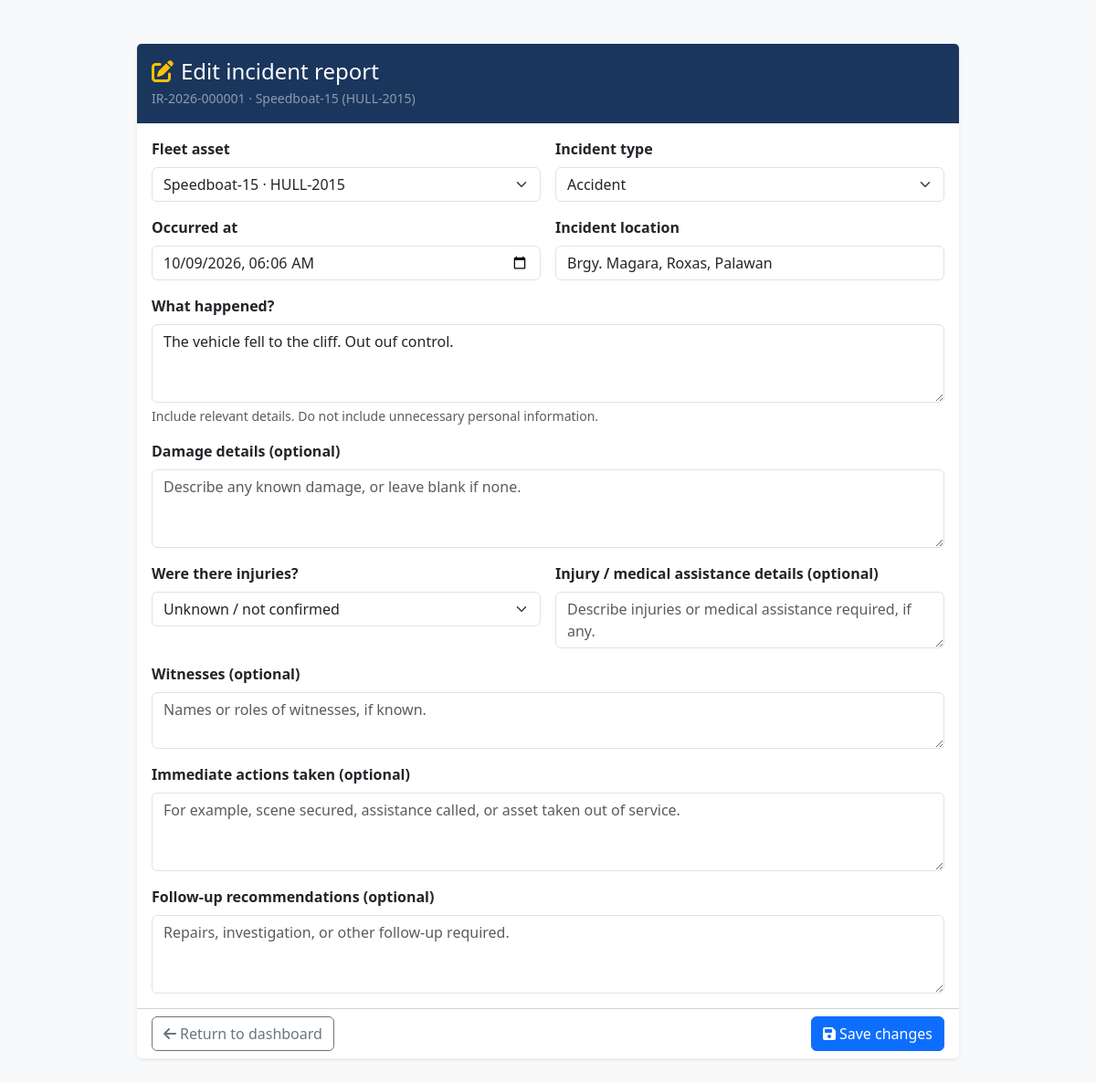
The page /fleet/reports/incidents/1/edit/ (signed in) on the database its author committed.
### fleet/models.py (models this page shows, shortened)
class FleetIncident(models.Model):
    INJURY_STATUS_CHOICES = [
        ('NO', 'No injuries reported'),
        ('YES', 'Injuries reported'),
        ('UNKNOWN', 'Unknown / not confirmed'),
    ]
    INCIDENT_TYPE_CHOICES = [
        ('ACCIDENT', 'Accident'),
        ('COLLISION', 'Collision'),
        ('BREAKDOWN', 'Breakdown during operation'),
        ('DAMAGE', 'Asset or equipment damage'),
        ('SAFETY', 'Safety incident'),
        ('OTHER', 'Other incident'),
    ]
    vehicle = models.ForeignKey(
        Vehicle,
        on_delete=models.PROTECT,
        related_name='incident_reports',
    )
    incident_type = models.CharField(max_length=20, choices=INCIDENT_TYPE_CHOICES)
    occurred_at = models.DateTimeField()
    location = models.CharField(max_length=255)
    description = models.TextField(max_length=2000)
    damage_details = models.TextField(max_length=2000, blank=True)
    injury_status = models.CharField(
        max_length=10,
        choices=INJURY_STATUS_CHOICES,
        default='UNKNOWN',
    )
    injury_details = models.TextField(max_length=2000, blank=True)
    witnesses = models.TextField(max_length=1000, blank=True)
    actions_taken = models.TextField(max_length=2000, blank=True)
    follow_up_recommendations = models.TextField(max_length=2000, blank=True)
    last_assigned_driver = models.CharField(max_length=100, blank=True)
    reported_by = models.ForeignKey(
        User,
        on_delete=models.SET_NULL,
        null=True,
        blank=True,
        related_name='fleet_incident_reports',
    )
    created_at = models.DateTimeField(auto_now_add=True)
    class Meta:
        ordering = ('-occurred_at', '-pk')

class Vehicle(models.Model):
    SCHEDULED_MAINTENANCE_CHOICES = [
        ('TIRES', 'Tire replacement'),
        ('OIL', 'Oil replacement'),
        ('OTHER', 'Other maintenance'),
    ]
    STATUS_CHOICES = [
        ('OPERATIONAL', 'Operational'),
        ('MAINTENANCE', 'Maintenance'),
        ('DEPLOYED', 'Deployed'),
        ('PENDING_DISPOSAL', 'Pending Disposal'),
        ('ARCHIVED', 'Archived'),
    ]
    model_name = models.CharField(max_length=100)
    plate_number = models.CharField(max_length=50, unique=True)
    vehicle_type = models.ForeignKey(VehicleType, on_delete=models.CASCADE)
    hull_type = models.CharField(max_length=100, blank=True)
    length_m = models.DecimalField(max_digits=7, decimal_places=2, blank=True, null=True)
    make = models.CharField(max_length=100, blank=True)
    model_year = models.PositiveSmallIntegerField(blank=True, null=True)
    color = models.CharField(max_length=50, blank=True)
    odometer_km = models.DecimalField(max_digits=10, decimal_places=1, blank=True, null=True)
    passenger_capacity = models.PositiveIntegerField(blank=True, null=True)
    engine_details = models.CharField(max_length=200, blank=True)
    fuel_type = models.CharField(max_length=50, blank=True)
    registration_expiry = models.DateField(blank=True, null=True)
    inspection_expiry = models.DateField(blank=True, null=True)
    status = models.CharField(max_length=50, choices=STATUS_CHOICES, default='OPERATIONAL')
    maintenance_problem = models.CharField(max_length=1000, blank=True)
    maintenance_started_at = models.DateTimeField(null=True, blank=True)
    maintenance_last_assigned_driver = models.CharField(max_length=100, blank=True)
    scheduled_maintenance_type = models.CharField(
        max_length=20,
        choices=SCHEDULED_MAINTENANCE_CHOICES,
        blank=True,
    )
    scheduled_maintenance_date = models.DateField(null=True, blank=True)
    scheduled_maintenance_description = models.CharField(max_length=500, blank=True)
    assigned_driver = models.OneToOneField(
        Driver,
        on_delete=models.SET_NULL,
        null=True,
        blank=True,
        related_name='assigned_vehicle',
    )
    deployment_location = models.CharField(max_length=255, blank=True, null=True)
    deployment_purpose = models.CharField(max_length=255, blank=True, null=True)
    deployment_time = models.DateTimeField(blank=True, null=True)

### fleet/views.py (the view, shortened to what this page needs)
# urls.py: path('fleet/reports/incidents/<int:incident_id>/edit/', views.fleet_edit_incident, name='fleet_edit_incident'),
@login_required
def fleet_edit_incident(request, incident_id):
    if request.method not in {'GET', 'POST'}:
        return HttpResponse("Incident reports can only be edited using the report form.", status=405)
    permissions = fleet_report_permissions(request.user)
    if permissions is None:
        messages.error(request, "Access restricted to authorized fleet operations and maintenance accounts.")
        return redirect('dashboard_portal:homepage')
    incident = get_object_or_404(
        FleetIncident.objects.filter(reported_by=request.user).select_related('vehicle__vehicle_type'),
        pk=incident_id,
    )
    vehicle_queryset = Vehicle.objects.select_related('vehicle_type')
    if not permissions['is_logistics']:
        division_filter = Q(pk__in=[])
        if 'Land Asset' in permissions['allowed_divisions']:
            division_filter |= ~seacraft_vehicle_type_filter()
        if 'Seacraft' in permissions['allowed_divisions']:
            division_filter |= seacraft_vehicle_type_filter()
        vehicle_queryset = vehicle_queryset.filter(division_filter)
        if not vehicle_queryset.filter(pk=incident.vehicle_id).exists():
            return HttpResponse("You are not authorized to edit this incident report.", status=404)
    dashboard_name = fleet_report_dashboard_name(permissions)
    form = FleetIncidentForm(
        request.POST if request.method == 'POST' else None,
        instance=incident,
        vehicle_queryset=vehicle_queryset,
    )
    return render(request, 'fleet/fleet_incident_edit.html', {
        'form': form,
        'incident': incident,
        'dashboard_name': dashboard_name,
    }, status=400 if request.method == 'POST' else 200)

### fleet/views.py (called while the page is built)
def seacraft_vehicle_type_filter():
    return (
        Q(vehicle_type__name__iexact='MARINE')
        | Q(vehicle_type__name__iexact='MARITIME')
    )

def fleet_report_dashboard_name(permissions):
    if permissions['is_logistics']:
        return 'dashboard_portal:logistics_dashboard'
    if permissions['is_seacraft_dispatch']:
        return 'dashboard_portal:seacraft_dispatch'
    if permissions['is_seacraft_technician']:
        return 'dashboard_portal:seacraft_dashboard'
    return 'dashboard_portal:repairman_dashboard'

### fleet/templates/fleet/fleet_incident_edit.html (shortened to what this page needs)
{% load static %}
<!DOCTYPE html>
<html lang="en">
<head>
    <link href="https://cdn.jsdelivr.net/npm/bootstrap@5.3.0/dist/css/bootstrap.min.css" rel="stylesheet">
    <link rel="stylesheet" href="https://cdnjs.cloudflare.com/ajax/libs/font-awesome/6.4.0/css/all.min.css">
</head>
<body class="bg-light">
    <main class="container py-4 py-lg-5">
        <div class="card border-0 shadow-sm mx-auto" style="max-width: 900px;">
            <div class="card-header text-white py-3" style="background-color: #1A365D;">
                <h1 class="h4 mb-1"><i class="fa-solid fa-pen-to-square text-warning me-2"></i>Edit incident report</h1>
                <div class="small text-white-50">
                    IR-{{ incident.occurred_at|date:"Y" }}-{{ incident.pk|stringformat:"06d" }}
                    · {{ incident.vehicle.model_name }} ({{ incident.vehicle.plate_number }})
                </div>
            </div>
            <form method="post">
                <div class="card-body">
                    <div class="row g-3">
                        {% for field in form %}
                        <div class="{% if field.name == 'description' or field.name == 'damage_details' or field.name == 'witnesses' or field.name == 'actions_taken' or field.name == 'follow_up_recommendations' %}col-12{% else %}col-md-6{% endif %}">
                            <label class="form-label fw-semibold" for="{{ field.id_for_label }}">{{ field.label }}</label>
                            {{ field }}
                            {% if field.help_text %}<div class="form-text">{{ field.help_text }}</div>{% endif %}
                        </div>
                        {% endfor %}
                    </div>
                </div>
                <div class="card-footer bg-white d-flex justify-content-between">
                    <a class="btn btn-outline-secondary" href="{% url dashboard_name %}">
                        <i class="fa-solid fa-arrow-left me-1"></i>Return to dashboard
                    </a>
                    <button type="submit" class="btn btn-primary">
                        <i class="fa-solid fa-floppy-disk me-1"></i>Save changes
                    </button>
                </div>
            </form>
        </div>
    </main>
</body>
</html>

### rows shown on the page
FleetIncident: occurred_at "2026", pk "000001", vehicle.model_name "Speedboat-15", vehicle.plate_number "HULL-2015", form "Speedboat-15 · HULL-2015" "Accident" "10/09/2026 06:06" "Brgy. Magara, Roxas, Palawan" "The vehicle fell to the cliff. Out ouf control." "Unknown / not confirmed"

### other values the page prints
{{ field.label }} "Fleet asset" "Incident type" "Occurred at" "Incident location" "What happened?" "Damage details (optional)" "Were there injuries?" "Injury / medical assistance details (optional)" "Witnesses (optional)" "Immediate actions taken (optional)" "Follow-up recommendations (optional)"
{{ field.help_text }} "Include relevant details. Do not include unnecessary personal information."
